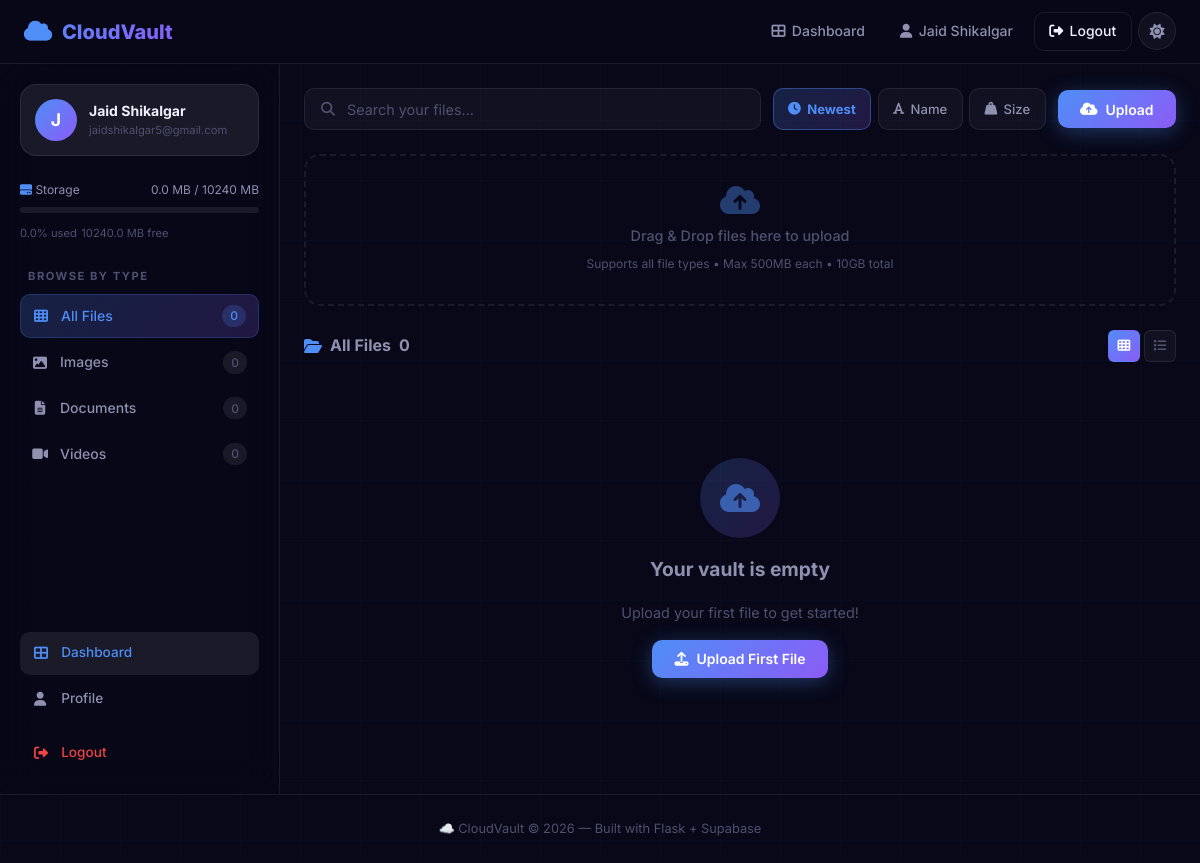
The app's page /dashboard (signed in) with its own data.
### app/models.py (models this page shows, shortened)
class User(UserMixin, db.Model):
    __tablename__ = 'users'
    id            = db.Column(db.Integer, primary_key=True)
    username      = db.Column(db.String(80), unique=True, nullable=False)
    email         = db.Column(db.String(120), unique=True, nullable=False)
    password_hash = db.Column(db.String(256), nullable=False)
    profile_pic   = db.Column(db.String(256), default='default.png')
    created_at    = db.Column(db.DateTime, default=datetime.utcnow)
    storage_used  = db.Column(db.Float, default=0.0)
    reset_token         = db.Column(db.String(100), unique=True)
    reset_token_expiry  = db.Column(db.DateTime)
    files = db.relationship(
        'File', backref='owner', lazy=True, cascade='all, delete-orphan'
    )

### app/files.py (the view)
@files.route('/dashboard')
@login_required
def dashboard():
    search_query = request.args.get('q', '').strip()
    sort_by      = request.args.get('sort', 'date')
    file_type    = request.args.get('type', 'all')
    query = File.query.filter_by(user_id=current_user.id)
    if search_query:
        query = query.filter(File.filename.ilike(f'%{search_query}%'))
    image_types = ['jpg','jpeg','png','gif','svg','webp']
    doc_types   = ['pdf','doc','docx','xls','xlsx','ppt','pptx','txt','csv']
    video_types = ['mp4','avi','mov','mkv']
    audio_types = ['mp3','wav','flac']
    if file_type == 'image':
        query = query.filter(File.file_type.in_(image_types))
    elif file_type == 'document':
        query = query.filter(File.file_type.in_(doc_types))
    elif file_type == 'video':
        query = query.filter(File.file_type.in_(video_types))
    elif file_type == 'audio':
        query = query.filter(File.file_type.in_(audio_types))
    if sort_by == 'name':
        query = query.order_by(File.filename.asc())
    elif sort_by == 'size':
        query = query.order_by(File.file_size.desc())
    else:
        query = query.order_by(File.uploaded_at.desc())
    all_files    = query.all()
    recent_files = File.query.filter_by(user_id=current_user.id)\
                             .order_by(File.uploaded_at.desc())\
                             .limit(6).all()
    storage_limit_mb = current_app.config.get('STORAGE_LIMIT_MB', 10240)
    storage_used_mb  = current_user.storage_used / (1024 * 1024)
    storage_percent  = min((storage_used_mb / storage_limit_mb) * 100, 100)
    total       = File.query.filter_by(user_id=current_user.id).count()
    image_count = File.query.filter_by(user_id=current_user.id)\
                            .filter(File.file_type.in_(image_types)).count()
    doc_count   = File.query.filter_by(user_id=current_user.id)\
                            .filter(File.file_type.in_(doc_types)).count()
    video_count = File.query.filter_by(user_id=current_user.id)\
                            .filter(File.file_type.in_(video_types)).count()
    return render_template('dashboard.html',
                           files=all_files,
                           recent_files=recent_files,
                           search_query=search_query,
                           sort_by=sort_by,
                           file_type=file_type,
                           storage_used_mb=round(storage_used_mb, 2),
                           storage_limit_mb=storage_limit_mb,
                           storage_percent=round(storage_percent, 1),
                           total_count=total,
                           image_count=image_count,
                           doc_count=doc_count,
                           video_count=video_count)

### app/models.py (called while the page is built)
@login_manager.user_loader
def load_user(user_id):
    return User.query.get(int(user_id))

### app/templates/dashboard.html (shortened to what this page needs)
{% extends 'base.html' %}
{% block content %}
<div class="dashboard">
    <aside class="sidebar" id="sidebar">
        <div class="sidebar-user">
            <div class="user-avatar">
                {{ current_user.username[0].upper() }}
            </div>
            <div class="user-info">
                <span class="user-name">{{ current_user.username }}</span>
                <span class="user-email">{{ current_user.email }}</span>
            </div>
        </div>
        <div class="storage-section">
            <div class="storage-header">
                <span><i class="fas fa-hdd"></i> Storage</span>
                <span class="storage-numbers">
                    {{ storage_used_mb }} MB / {{ storage_limit_mb }} MB
                </span>
            </div>
            <div class="storage-bar">
            </div>
            <div class="storage-footer">
                <small>{{ storage_percent }}% used</small>
                <small>{{ storage_limit_mb - storage_used_mb }} MB free</small>
            </div>
        </div>
        <div class="filter-section">
            <p class="filter-label">BROWSE BY TYPE</p>
            <a href="{{ url_for('files.dashboard', q=search_query, sort=sort_by, type='all') }}"
               class="filter-link {% if file_type == 'all' %}active{% endif %}">
                <i class="fas fa-th"></i>
                All Files
                <span class="filter-count">{{ total_count }}</span>
            </a>
            <a href="{{ url_for('files.dashboard', q=search_query, sort=sort_by, type='image') }}"
               class="filter-link {% if file_type == 'image' %}active{% endif %}">
                <i class="fas fa-image"></i>
                Images
                <span class="filter-count">{{ image_count }}</span>
            </a>
            <a href="{{ url_for('files.dashboard', q=search_query, sort=sort_by, type='document') }}"
               class="filter-link {% if file_type == 'document' %}active{% endif %}">
                <i class="fas fa-file-alt"></i>
                Documents
                <span class="filter-count">{{ doc_count }}</span>
            </a>
            <a href="{{ url_for('files.dashboard', q=search_query, sort=sort_by, type='video') }}"
               class="filter-link {% if file_type == 'video' %}active{% endif %}">
                <i class="fas fa-video"></i>
                Videos
                <span class="filter-count">{{ video_count }}</span>
            </a>
        </div>
        <nav class="sidebar-nav">
            <a href="{{ url_for('files.dashboard') }}" class="sidebar-link active">
                <i class="fas fa-th-large"></i> Dashboard
            </a>
            <a href="{{ url_for('profile.profile_page') }}" class="sidebar-link">
                <i class="fas fa-user"></i> Profile
            </a>
            <a href="{{ url_for('auth.logout') }}" class="sidebar-link sidebar-logout">
                <i class="fas fa-sign-out-alt"></i> Logout
            </a>
        </nav>
    </aside>
    <div class="dashboard-main">
        <div class="dashboard-topbar">
            <form action="{{ url_for('files.dashboard') }}"
                  method="GET" class="search-wrapper">
                <div class="search-box">
                    <i class="fas fa-search"></i>
                    <input type="text" name="q"
                           placeholder="Search your files..."
                           value="{{ search_query }}"
                           class="search-input"
                           id="searchInput">
                </div>
            </form>
            <div class="sort-wrapper">
                <div class="sort-buttons">
                    <a href="{{ url_for('files.dashboard', q=search_query, sort='date', type=file_type) }}"
                       class="sort-btn {% if sort_by=='date' %}active{% endif %}">
                        <i class="fas fa-clock"></i>
                        <span>Newest</span>
                    </a>
                    <a href="{{ url_for('files.dashboard', q=search_query, sort='name', type=file_type) }}"
                       class="sort-btn {% if sort_by=='name' %}active{% endif %}">
                        <i class="fas fa-font"></i>
                        <span>Name</span>
                    </a>
                    <a href="{{ url_for('files.dashboard', q=search_query, sort='size', type=file_type) }}"
                       class="sort-btn {% if sort_by=='size' %}active{% endif %}">
                        <i class="fas fa-weight-hanging"></i>
                        <span>Size</span>
                    </a>
                </div>
            </div>
            <button class="btn btn-primary upload-btn"
                    onclick="document.getElementById('fileInput').click()">
                <i class="fas fa-cloud-upload-alt"></i>
                <span>Upload</span>
            </button>
        </div>
        <div class="drop-zone" id="dropZone">
            <div class="drop-zone-content">
                <i class="fas fa-cloud-upload-alt"></i>
                <p>Drag & Drop files here to upload</p>
                <small>Supports all file types • Max 500MB each • 10GB total</small>
            </div>
        </div>
        <div class="section">
            <div class="section-header">
                <h2 class="section-heading">
                    <i class="fas fa-folder-open"></i>
                    {% if search_query %}
                        Results for "{{ search_query }}"
                    {% elif file_type != 'all' %}
                        {{ file_type|capitalize }}s
                    {% else %}
                        All Files
                    {% endif %}
                    <span class="file-count-badge">{{ files|length }}</span>
                </h2>
                <div class="view-toggle">
                    <button class="view-btn active" id="gridViewBtn"
                            onclick="setView('grid')" title="Grid view">
                        <i class="fas fa-th"></i>
                    </button>
                    <button class="view-btn" id="listViewBtn"
                            onclick="setView('list')" title="List view">
                        <i class="fas fa-list"></i>
                    </button>
                </div>
            </div>
            {% if files %}
            <div class="files-grid" id="filesGrid">
{% for file in files %}
<div class="file-card" data-file-id="{{ file.id }}">
    {% if file.file_type in ['jpg','jpeg','png','gif','webp'] %}
    <div class="file-thumb image-thumb">
        <div class="preview-trigger"
             onclick="openPreview({{ file.id }}, '{{ file.filename }}')">
            <img src=""
                 alt="{{ file.filename }}"
                 class="thumb-img"
                 data-file-id="{{ file.id }}"
                 onerror="this.style.display='none';
                          this.nextElementSibling.style.display='flex'">
            <div class="thumb-icon-fallback" style="display:none">
                {{ file.get_icon() }}
            </div>
            <div class="preview-overlay">
                <i class="fas fa-eye"></i>
                <span>Preview</span>
            </div>
        </div>
        <span class="file-type-badge">{{ file.file_type.upper() }}</span>
    </div>
    {% else %}
    <div class="file-thumb non-image-thumb">
        <div class="file-icon-large">{{ file.get_icon() }}</div>
        <span class="file-type-badge">{{ file.file_type.upper() }}</span>
    </div>
    {% endif %}
    <div class="file-info">
        <p class="file-name" title="{{ file.filename }}">
            {{ file.filename }}
        </p>
        <div class="file-meta-row">
            <span class="file-size">{{ file.get_size_display() }}</span>
            <span class="file-date">
                {{ file.uploaded_at.strftime('%d %b %Y') }}
            </span>
        </div>
    </div>
    <div class="file-actions" onclick="event.stopPropagation()">
        <button type="button"
                class="action-btn btn-download"
                title="Download"
                onclick="triggerDownload({{ file.id }})">
            <i class="fas fa-download"></i>
        </button>
        <button type="button"
                class="action-btn btn-share
                {% if file.is_shared %}shared-active{% endif %}"
                onclick="toggleShare({{ file.id }}, this)"
                title="Share">
            <i class="fas fa-share-alt"></i>
        </button>
        <form method="POST"
              action="{{ url_for('files.delete', file_id=file.id) }}"
              onsubmit="return confirmDelete('{{ file.filename }}')">
            <button type="submit"
                    class="action-btn btn-delete"
                    title="Delete">
                <i class="fas fa-trash-alt"></i>
            </button>
        </form>
    </div>
    <div class="share-link-box
         {% if not file.is_shared %}hidden{% endif %}"
         id="share-{{ file.id }}">
        <input type="text" readonly class="share-input"
               value="{% if file.is_shared and file.share_token %}{{ url_for('files.shared_file', token=file.share_token, _external=True) }}{% endif %}">
        <button type="button"
                onclick="copyShareLink({{ file.id }})"
                class="copy-btn">
            <i class="fas fa-copy"></i>
        </button>
    </div>
</div>
{% endfor %}
<iframe id="downloadFrame"
        style="display:none;width:0;height:0;border:none;position:absolute;">
</iframe>
            </div>
            {% else %}
            <div class="empty-state">
                <div class="empty-icon">
                    {% if search_query %}
                        <i class="fas fa-search"></i>
                    {% else %}
                        <i class="fas fa-cloud-upload-alt"></i>
                    {% endif %}
                </div>
                {% if search_query %}
                    <h3>No files found</h3>
                    <p>No files match "{{ search_query }}"</p>
                    <a href="{{ url_for('files.dashboard') }}"
                       class="btn btn-outline">Clear Search</a>
                {% elif file_type != 'all' %}
                    <h3>No {{ file_type }}s yet</h3>
                    <p>Upload some {{ file_type }} files to see them here</p>
                {% else %}
                    <h3>Your vault is empty</h3>
                    <p>Upload your first file to get started!</p>
                    <button class="btn btn-primary"
                            onclick="document.getElementById('fileInput').click()">
                        <i class="fas fa-upload"></i> Upload First File
                    </button>
                {% endif %}
            </div>
            {% endif %}
        </div>
    </div>
</div>
{% endblock %}

### app/templates/base.html (shortened to what this page needs)
<!DOCTYPE html>
<html lang="en" data-theme="dark">
<head>
    <link rel="stylesheet" href="https://cdnjs.cloudflare.com/ajax/libs/font-awesome/6.5.0/css/all.min.css">
    <link rel="stylesheet" href="{{ url_for('static', filename='css/style.css') }}">
</head>
<body>
<nav class="navbar">
    <div class="nav-container">
        <a href="{{ url_for('main.index') }}" class="nav-logo">
            <i class="fas fa-cloud"></i>
            <span>CloudVault</span>
        </a>
        <div class="nav-links" id="navLinks">
            {% if current_user.is_authenticated %}
                <a href="{{ url_for('files.dashboard') }}" class="nav-link">
                    <i class="fas fa-th-large"></i>
                    <span>Dashboard</span>
                </a>
                <a href="{{ url_for('profile.profile_page') }}" class="nav-link">
                    <i class="fas fa-user"></i>
                    <span>{{ current_user.username }}</span>
                </a>
                <a href="{{ url_for('auth.logout') }}" class="nav-link btn-outline">
                    <i class="fas fa-sign-out-alt"></i>
                    <span>Logout</span>
                </a>
            {% endif %}
            <button class="theme-toggle" id="themeToggle" title="Toggle theme">
                <i class="fas fa-moon" id="themeIcon"></i>
            </button>
        </div>
    </div>
</nav>
    <main>
        {% block content %}{% endblock %}
    </main>
    <footer class="footer">
        <p>☁️ CloudVault &copy; 2026 — Built with Flask + Supabase</p>
    </footer>
</body>
</html>

### records on screen
User: username "Jaid Shikalgar", username "J", email "jaidshikalgar5@gmail.com"

### other values on screen
{{ storage_used_mb }} "0.0"
{{ storage_limit_mb }} "10240"
{{ storage_percent }} "0.0"
{{ storage_limit_mb - storage_used_mb }} "10240.0"
{{ total_count }} "0"
{{ image_count }} "0"
{{ doc_count }} "0"
{{ video_count }} "0"
{{ files|length }} "0"
